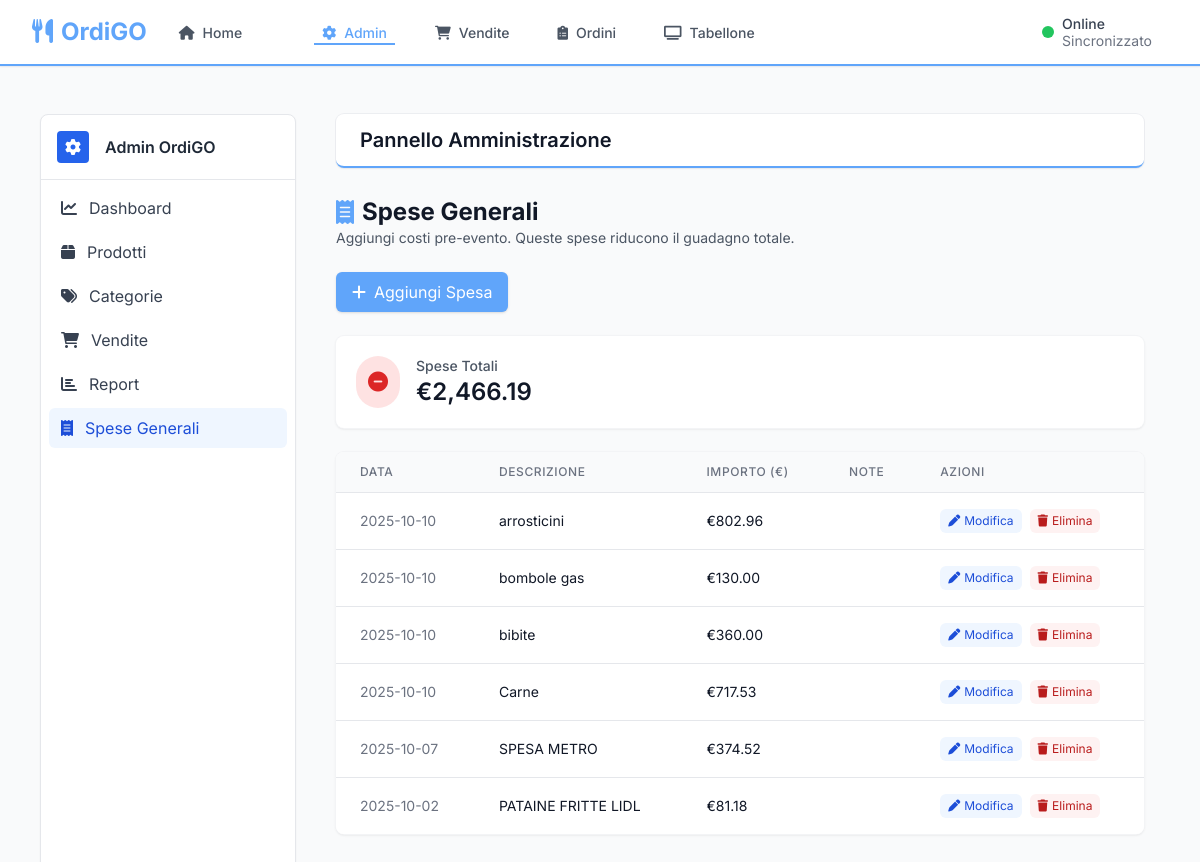
/index.php?route=admin&page=general_expenses, run on the app's committed database.
### tables this page shows
CREATE TABLE general_expenses (
            id INTEGER PRIMARY KEY AUTOINCREMENT,
            description VARCHAR(200) NOT NULL,
            amount DECIMAL(10,2) NOT NULL,
            notes TEXT,
            created_at DATETIME DEFAULT CURRENT_TIMESTAMP
        , expense_date DATE);

### index.php (called while the page is built, shortened)
<?php
require_once 'config/database.php';
$route = $_GET['route'] ?? 'home';
include 'templates/header.php';
switch ($route) {
    case 'admin':
        include 'admin/index.php';
        break;
}
include 'templates/footer.php';
?>

### config/database.php (called while the page is built, shortened)
<?php
class Database {
    private static $instance = null;
    private $pdo;
    private $dbPath;
    private function __construct() {
        $this->dbPath = __DIR__ . '/../database/ordigo.db';
    }
    public static function getInstance() {
        if (self::$instance === null) {
            self::$instance = new self();
        }
        return self::$instance;
    }
    private function initializeDatabase() {
        try {
            $this->pdo = new PDO('sqlite:' . $this->dbPath);
            $this->pdo->setAttribute(PDO::ATTR_ERRMODE, PDO::ERRMODE_EXCEPTION);
            $this->pdo->setAttribute(PDO::ATTR_DEFAULT_FETCH_MODE, PDO::FETCH_ASSOC);
            $this->pdo->exec('PRAGMA busy_timeout = 20000');
            $this->pdo->exec("PRAGMA journal_mode = WAL");
            $this->pdo->exec("PRAGMA synchronous = NORMAL");
            $this->pdo->exec('PRAGMA foreign_keys = ON');
        } catch (PDOException $e) {
            die('Errore connessione database: ' . $e->getMessage());
        }
    }
    private function createTables() {
        $this->pdo->exec($sql);
    }
    private function migrateSchema() {
        try {
            try {
                $this->pdo->exec("DROP TABLE IF EXISTS stock_offers");
            } catch (Exception $e) {
                error_log('Drop stock_offers fallito: ' . $e->getMessage());
            }
            $stmt = $this->pdo->query("PRAGMA table_info(products)");
            $columns = $stmt->fetchAll();
            $colNames = array_map(function($c){ return $c['name']; }, $columns);
            if (in_array('purchase_price', $colNames)) {
                $this->pdo->exec("UPDATE products SET selling_price = purchase_price WHERE selling_price IS NULL OR selling_price = 0");
            }
        } catch (Exception $e) {
            error_log('Migrazione schema prodotti fallita: ' . $e->getMessage());
        }
        try {
            $stmt = $this->pdo->query("PRAGMA table_info(product_extras)");
            $columns = $stmt->fetchAll();
            $colNames = array_map(function($c){ return $c['name']; }, $columns);
            if (in_array('purchase_price', $colNames)) {
                $this->pdo->exec("UPDATE product_extras SET selling_price = purchase_price WHERE selling_price IS NULL OR selling_price = 0");
            }
        } catch (Exception $e) {
            error_log('Migrazione schema extras fallita: ' . $e->getMessage());
        }
        try {
            $stmt = $this->pdo->query("SELECT sql FROM sqlite_master WHERE type='table' AND name='orders'");
            $ordersSql = $stmt->fetchColumn();
            if ($ordersSql) {
                $normalized = strtolower(preg_replace('/\s+/', '', $ordersSql));
                $hasNewCheck = strpos($normalized, "check(payment_methodin('contanti','bancomat','satispay'))") !== false;
                if (!$hasNewCheck) {
                    try {
                        $this->pdo->exec("UPDATE orders SET payment_method = CASE payment_method WHEN 'cash' THEN 'Contanti' WHEN 'card' THEN 'Bancomat' WHEN 'digital' THEN 'Satispay' ELSE payment_method END");
                    } catch (Exception $e) {
                    }
                    $this->pdo->exec('PRAGMA foreign_keys = OFF');
                    try { $this->pdo->exec('PRAGMA wal_checkpoint(FULL)'); } catch (Exception $e) {}
                    $this->pdo->beginTransaction();
                    $this->pdo->exec("
                        CREATE TABLE IF NOT EXISTS orders_new (
                            id INTEGER PRIMARY KEY AUTOINCREMENT,
                            order_number VARCHAR(20) UNIQUE NOT NULL,
                            customer_name VARCHAR(200),
                            customer_phone VARCHAR(20),
                            total_amount DECIMAL(10,2) NOT NULL,
                            status TEXT CHECK(status IN ('pending', 'preparing', 'ready', 'completed', 'cancelled')) DEFAULT 'pending',
                            payment_method TEXT CHECK(payment_method IN ('Contanti', 'Bancomat', 'Satispay')) DEFAULT 'Contanti',
                            notes TEXT,
                            created_at DATETIME DEFAULT CURRENT_TIMESTAMP,
                            ready_at DATETIME,
                            completed_at DATETIME
                        );
                    ");
                    $this->pdo->exec("
                        INSERT INTO orders_new (id, order_number, customer_name, customer_phone, total_amount, status, payment_method, notes, created_at, ready_at, completed_at)
                        SELECT id, order_number, customer_name, customer_phone, total_amount, status,
                               CASE payment_method
                                   WHEN 'cash' THEN 'Contanti'
                                   WHEN 'card' THEN 'Bancomat'
                                   WHEN 'digital' THEN 'Satispay'
                                   ELSE payment_method
                               END as payment_method,
                               notes, created_at, ready_at, completed_at FROM orders
                    ");
                    $this->pdo->exec("DROP TABLE orders");
                    $this->pdo->exec("ALTER TABLE orders_new RENAME TO orders");
                    $this->pdo->exec("CREATE INDEX IF NOT EXISTS idx_orders_status ON orders(status)");
                    $this->pdo->exec("CREATE INDEX IF NOT EXISTS idx_orders_created ON orders(created_at)");
                    $this->pdo->commit();
                    $this->pdo->exec('PRAGMA foreign_keys = ON');
                } else {
                    try {
                        $this->pdo->exec("UPDATE orders SET payment_method = CASE payment_method WHEN 'cash' THEN 'Contanti' WHEN 'card' THEN 'Bancomat' WHEN 'digital' THEN 'Satispay' ELSE payment_method END");
                    } catch (Exception $e) {}
                }
            }
        } catch (Exception $e) {
            try { $this->pdo->rollBack(); } catch (Exception $ee) {}
            $this->pdo->exec('PRAGMA foreign_keys = ON');
            error_log('Migrazione schema orders fallita: ' . $e->getMessage());
        }
    }
    public function query($sql, $params = []) {
        try {
            $stmt = $this->pdo->prepare($sql);
            $stmt->execute($params);
            return $stmt;
        } catch (PDOException $e) {
            error_log('Database query error: ' . $e->getMessage());
            throw $e;
        }
    }
}
?>

### admin/general_expenses.php (the view, shortened to what this page needs)
<?php
$db = Database::getInstance();
$expenses = $db->query("SELECT id, description, amount, notes, expense_date, created_at FROM general_expenses ORDER BY expense_date DESC, created_at DESC")->fetchAll();
$total_expenses = $db->query("SELECT COALESCE(SUM(amount),0) as total FROM general_expenses")->fetch()['total'] ?? 0;
?>
<div class="max-w-5xl mx-auto">
    <div class="mb-6">
        <h2 class="text-2xl font-bold text-gray-900 flex items-center">
            <i class="fas fa-receipt mr-2 text-primary"></i>Spese Generali
        </h2>
        <p class="text-sm text-gray-600">Aggiungi costi pre-evento. Queste spese riducono il guadagno totale.</p>
    </div>
    <div class="mb-6">
        <button type="button" id="openAddExpenseBtn" class="inline-flex items-center px-4 py-2 bg-primary text-white rounded-md shadow hover:bg-primary/90">
            <i class="fas fa-plus mr-2"></i>Aggiungi Spesa
        </button>
    </div>
    <div class="bg-white rounded-lg shadow p-5 ring-1 ring-gray-100 mb-6">
        <div class="flex items-center">
            <div class="p-3 rounded-full bg-red-100 text-red-600"><i class="fas fa-minus-circle text-xl"></i></div>
            <div class="ml-4">
                <p class="text-sm font-medium text-gray-600">Spese Totali</p>
                <p class="text-2xl font-semibold text-gray-900">€<?= number_format($total_expenses, 2) ?></p>
            </div>
        </div>
    </div>
    <div class="bg-white rounded-lg shadow overflow-hidden ring-1 ring-gray-100">
        <table class="min-w-full divide-y divide-gray-200">
            <thead class="bg-gray-50">
                <tr>
                    <th class="px-6 py-3 text-left text-xs font-medium text-gray-500 uppercase tracking-wider">Data</th>
                    <th class="px-6 py-3 text-left text-xs font-medium text-gray-500 uppercase tracking-wider">Descrizione</th>
                    <th class="px-6 py-3 text-left text-xs font-medium text-gray-500 uppercase tracking-wider">Importo (€)</th>
                    <th class="px-6 py-3 text-left text-xs font-medium text-gray-500 uppercase tracking-wider">Note</th>
                    <th class="px-6 py-3 text-left text-xs font-medium text-gray-500 uppercase tracking-wider">Azioni</th>
                </tr>
            </thead>
            <tbody class="bg-white divide-y divide-gray-200">
                <?php foreach ($expenses as $e): ?>
                <tr>
                    <td class="px-6 py-4 whitespace-nowrap text-sm text-gray-500"><?= htmlspecialchars($e['expense_date'] ? date('Y-m-d', strtotime($e['expense_date'])) : date('Y-m-d', strtotime($e['created_at']))) ?></td>
                    <td class="px-6 py-4 whitespace-nowrap text-sm text-gray-900"><?= htmlspecialchars($e['description']) ?></td>
                    <td class="px-6 py-4 whitespace-nowrap text-sm text-gray-900">€<?= number_format($e['amount'], 2) ?></td>
                    <td class="px-6 py-4 whitespace-nowrap text-sm text-gray-500"><?= htmlspecialchars($e['notes'] ?? '') ?></td>
                    <td class="px-6 py-4 whitespace-nowrap text-sm">
                        <div class="flex items-center gap-2">
                            <button type="button" class="inline-flex items-center px-2 py-1 text-xs rounded-md bg-blue-50 text-blue-700 hover:bg-blue-100 edit-expense-btn"
                                data-id="<?= intval($e['id']) ?>"
                                data-description="<?= htmlspecialchars($e['description'], ENT_QUOTES) ?>"
                                data-amount="<?= number_format((float)$e['amount'], 2, '.', '') ?>"
                                data-date="<?= htmlspecialchars(($e['expense_date'] ? date('Y-m-d', strtotime($e['expense_date'])) : date('Y-m-d', strtotime($e['created_at']))), ENT_QUOTES) ?>"
                                data-notes="<?= htmlspecialchars(($e['notes'] ?? ''), ENT_QUOTES) ?>">
                                <i class="fas fa-pen mr-1"></i>Modifica
                            </button>
                            <form method="POST" action="?route=admin&page=general_expenses" class="inline" onsubmit="return confirm('Confermi l\'eliminazione?');">
                                <button type="submit" class="inline-flex items-center px-2 py-1 text-xs rounded-md bg-red-50 text-red-700 hover:bg-red-100">
                                    <i class="fas fa-trash mr-1"></i>Elimina
                                </button>
                            </form>
                        </div>
                    </td>
                </tr>
                <?php endforeach; ?>
            </tbody>
        </table>
    </div>
</div>

### data on the page
general_expenses: expense_date "2025-10-10", description "arrosticini", amount "802.96"
general_expenses: expense_date "2025-10-10", description "bombole gas", amount "130.00"
general_expenses: expense_date "2025-10-10", description "bibite", amount "360.00"
general_expenses: expense_date "2025-10-10", description "Carne", amount "717.53"
general_expenses: expense_date "2025-10-07", description "SPESA METRO", amount "374.52"
general_expenses: expense_date "2025-10-02", description "PATAINE FRITTE LIDL", amount "81.18"

### other printed values
$total_expenses "2,466.19"
